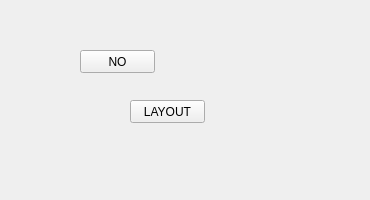
<?xml version="1.0" encoding="UTF-8"?>
<ui version="4.0">
 <class>Form</class>
 <widget class="QWidget" name="Form">
  <property name="geometry">
   <rect>
    <x>0</x>
    <y>0</y>
    <width>370</width>
    <height>200</height>
   </rect>
  </property>
  <property name="acceptDrops">
   <bool>true</bool>
  </property>
  <property name="windowTitle">
   <string>Form</string>
  </property>
  <widget class="QPushButton" name="pushButton">
   <property name="geometry">
    <rect>
     <x>80</x>
     <y>50</y>
     <width>75</width>
     <height>23</height>
    </rect>
   </property>
   <property name="text">
    <string>NO</string>
   </property>
  </widget>
  <widget class="QPushButton" name="pushButton_2">
   <property name="geometry">
    <rect>
     <x>130</x>
     <y>100</y>
     <width>75</width>
     <height>23</height>
    </rect>
   </property>
   <property name="text">
    <string>LAYOUT</string>
   </property>
  </widget>
 </widget>
 <resources/>
 <connections/>
</ui>
